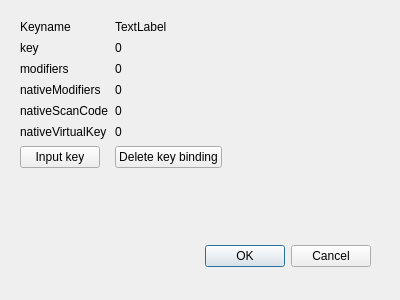
<?xml version="1.0" encoding="UTF-8"?>
<ui version="4.0">
 <class>KeyDialog</class>
 <widget class="QDialog" name="KeyDialog">
  <property name="geometry">
   <rect>
    <x>0</x>
    <y>0</y>
    <width>400</width>
    <height>300</height>
   </rect>
  </property>
  <property name="windowTitle">
   <string>Dialog</string>
  </property>
  <widget class="QDialogButtonBox" name="buttonBox">
   <property name="geometry">
    <rect>
     <x>30</x>
     <y>240</y>
     <width>341</width>
     <height>32</height>
    </rect>
   </property>
   <property name="orientation">
    <enum>Qt::Horizontal</enum>
   </property>
   <property name="standardButtons">
    <set>QDialogButtonBox::Cancel|QDialogButtonBox::Ok</set>
   </property>
  </widget>
  <widget class="QWidget" name="layoutWidget">
   <property name="geometry">
    <rect>
     <x>20</x>
     <y>20</y>
     <width>361</width>
     <height>201</height>
    </rect>
   </property>
   <layout class="QFormLayout" name="formLayout">
    <property name="sizeConstraint">
     <enum>QLayout::SetDefaultConstraint</enum>
    </property>
    <property name="fieldGrowthPolicy">
     <enum>QFormLayout::ExpandingFieldsGrow</enum>
    </property>
    <property name="labelAlignment">
     <set>Qt::AlignLeading|Qt::AlignLeft|Qt::AlignVCenter</set>
    </property>
    <property name="formAlignment">
     <set>Qt::AlignLeading|Qt::AlignLeft|Qt::AlignTop</set>
    </property>
    <property name="verticalSpacing">
     <number>7</number>
    </property>
    <item row="1" column="0">
     <widget class="QLabel" name="label">
      <property name="text">
       <string>key</string>
      </property>
     </widget>
    </item>
    <item row="1" column="1">
     <widget class="QLabel" name="labelKey">
      <property name="text">
       <string>0</string>
      </property>
     </widget>
    </item>
    <item row="2" column="0">
     <widget class="QLabel" name="label_2">
      <property name="text">
       <string>modifiers</string>
      </property>
     </widget>
    </item>
    <item row="2" column="1">
     <widget class="QLabel" name="labelModifiers">
      <property name="text">
       <string>0</string>
      </property>
     </widget>
    </item>
    <item row="3" column="0">
     <widget class="QLabel" name="label_3">
      <property name="text">
       <string>nativeModifiers</string>
      </property>
     </widget>
    </item>
    <item row="3" column="1">
     <widget class="QLabel" name="labelNativeModifiers">
      <property name="text">
       <string>0</string>
      </property>
     </widget>
    </item>
    <item row="4" column="0">
     <widget class="QLabel" name="label_4">
      <property name="text">
       <string>nativeScanCode</string>
      </property>
     </widget>
    </item>
    <item row="4" column="1">
     <widget class="QLabel" name="labelNativeScanCode">
      <property name="text">
       <string>0</string>
      </property>
     </widget>
    </item>
    <item row="5" column="0">
     <widget class="QLabel" name="label_5">
      <property name="text">
       <string>nativeVirtualKey</string>
      </property>
     </widget>
    </item>
    <item row="5" column="1">
     <widget class="QLabel" name="labelNativeVirtualKey">
      <property name="text">
       <string>0</string>
      </property>
     </widget>
    </item>
    <item row="6" column="0">
     <widget class="QPushButton" name="pushButton">
      <property name="text">
       <string>Input key</string>
      </property>
     </widget>
    </item>
    <item row="0" column="0">
     <widget class="QLabel" name="label_6">
      <property name="text">
       <string>Keyname</string>
      </property>
     </widget>
    </item>
    <item row="0" column="1">
     <widget class="QLabel" name="labelKeyname">
      <property name="text">
       <string>TextLabel</string>
      </property>
     </widget>
    </item>
    <item row="6" column="1">
     <widget class="QPushButton" name="deleteKeyBinding">
      <property name="text">
       <string>Delete key binding</string>
      </property>
     </widget>
    </item>
   </layout>
  </widget>
 </widget>
 <resources/>
 <connections>
  <connection>
   <sender>buttonBox</sender>
   <signal>accepted()</signal>
   <receiver>KeyDialog</receiver>
   <slot>accept()</slot>
   <hints>
    <hint type="sourcelabel">
     <x>248</x>
     <y>254</y>
    </hint>
    <hint type="destinationlabel">
     <x>157</x>
     <y>274</y>
    </hint>
   </hints>
  </connection>
  <connection>
   <sender>buttonBox</sender>
   <signal>rejected()</signal>
   <receiver>KeyDialog</receiver>
   <slot>reject()</slot>
   <hints>
    <hint type="sourcelabel">
     <x>316</x>
     <y>260</y>
    </hint>
    <hint type="destinationlabel">
     <x>286</x>
     <y>274</y>
    </hint>
   </hints>
  </connection>
 </connections>
 <slots>
  <slot>clickedKeyInput(bool)</slot>
 </slots>
</ui>
